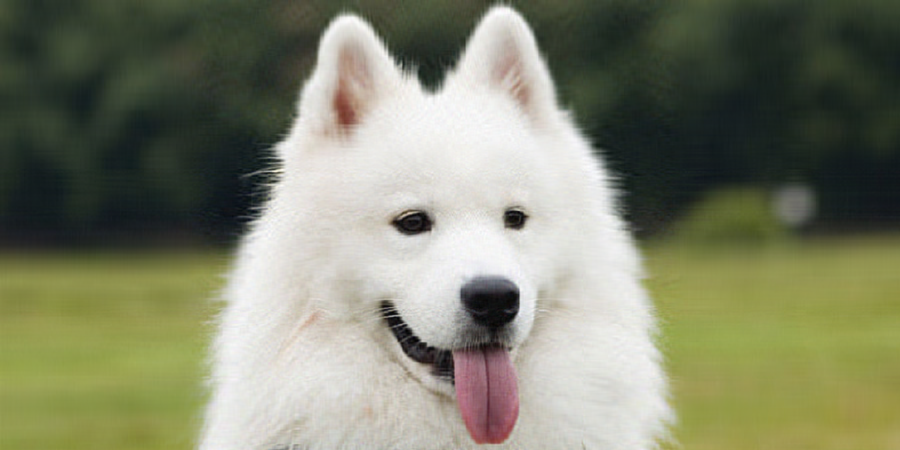
#> input picture dog-compressed.png, 900 x 450 px
$ python PCA.py dog-compressed.png
#> lines starting #> are read from the running program, lines starting #| are printed output that depends on the picture
#importing the libraries
import numpy as np
import pandas as pd
import matplotlib.pyplot as plt
from sklearn.decomposition import PCA
import cv2
import sys
from scipy.stats import stats
import matplotlib.image as mpimg
from skimage import io

#loading the image
# reading filename

filename = sys.argv[1]

# reading the image
img = cv2.cvtColor(cv2.imread(filename), cv2.COLOR_BGR2RGB)
plt.imshow(img)
plt.show()
#Splitting into channels
blue,green,red = cv2.split(img)
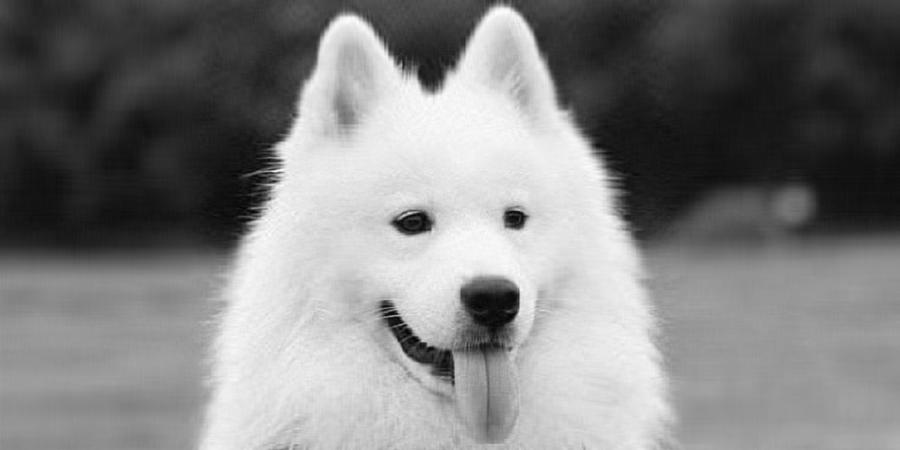
#> blue: shape (450, 900); min 0, max 254, mean 128.2
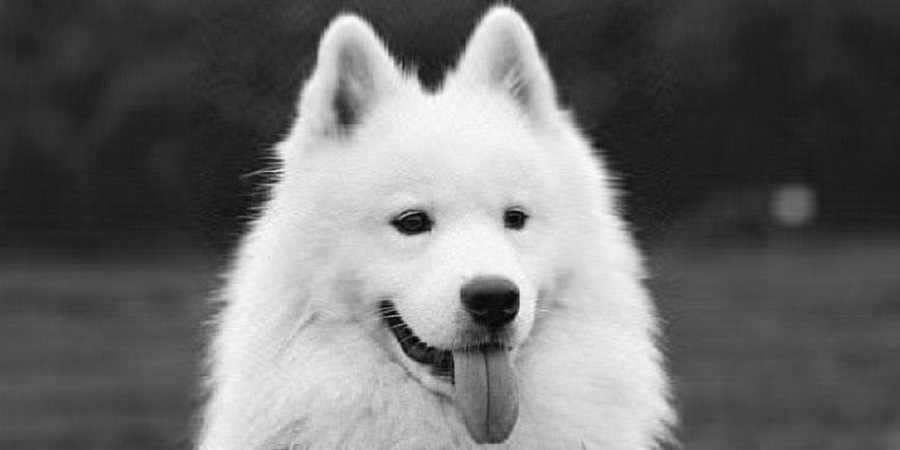
#> red: shape (450, 900); min 2, max 255, mean 108.4

# Plotting the images
fig = plt.figure(figsize = (15, 7.2))
fig.add_subplot(131)
plt.title("Blue Channel")
plt.imshow(blue)

fig.add_subplot(132)
plt.title("Green Channel")
plt.imshow(green)

fig.add_subplot(133)
plt.title("Red Channel")
plt.imshow(red)

plt.show()
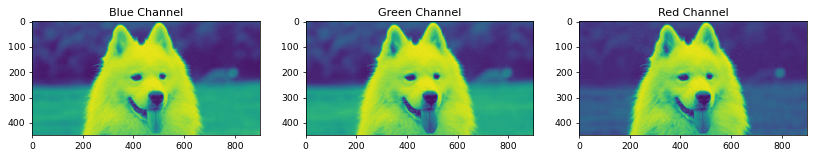
#> figure drawn by matplotlib, 3 panels

#scaling the data
df_blue = blue/255
df_green = green/255
df_red = red/255

pca_b = PCA(n_components=50)
pca_b.fit(df_blue)
trans_pca_b = pca_b.transform(df_blue)
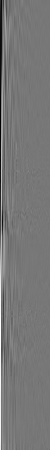
#> trans_pca_b: shape (450, 50) float64; min -6.79, max 7.68, mean 9.2e-16; drawn with min black and max white

pca_g = PCA(n_components=50)
pca_g.fit(df_green)
trans_pca_g = pca_g.transform(df_green)

pca_r = PCA(n_components=50)
pca_r.fit(df_red)
trans_pca_r = pca_r.transform(df_red)
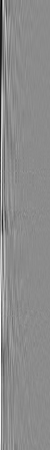
#> trans_pca_r: shape (450, 50) float64; min -6.88, max 5.65, mean 1.57e-16; drawn with min black and max white

'''
print(trans_pca_b.shape)
print(trans_pca_r.shape)
print(trans_pca_g.shape)
'''

fig = plt.figure(figsize = (15, 6))
fig.add_subplot(131)
plt.title("Blue Channel")
plt.ylabel('Variation explained')
plt.xlabel('Eigen Value')
plt.bar(list(range(1,51)),pca_b.explained_variance_ratio_)

fig.add_subplot(132)
plt.title("Green Channel")
plt.ylabel('Variation explained')
plt.xlabel('Eigen Value')
plt.bar(list(range(1,51)),pca_g.explained_variance_ratio_)

fig.add_subplot(133)
plt.title("Red Channel")
plt.ylabel('Variation explained')
plt.xlabel('Eigen Value')
plt.bar(list(range(1,51)),pca_r.explained_variance_ratio_)
plt.show()
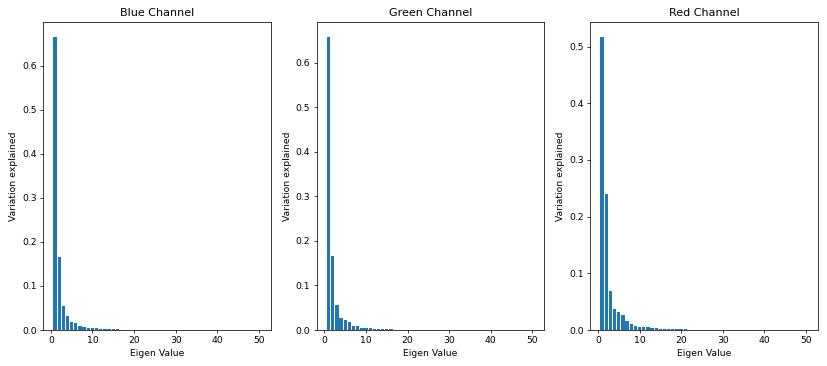
#> figure drawn by matplotlib, 3 panels; panel 1: tallest bar 0.666 high, from x = 0.6 to 1.4; panel 2: tallest bar 0.659 high, from x = 0.6 to 1.4; panel 3: tallest bar 0.518 high, from x = 0.6 to 1.4

b_arr = pca_b.inverse_transform(trans_pca_b)
g_arr = pca_g.inverse_transform(trans_pca_g)
r_arr = pca_r.inverse_transform(trans_pca_r)
#print(b_arr.shape, g_arr.shape, r_arr.shape)

img_reduced= cv2.merge((b_arr, g_arr, r_arr))
#print(img_reduced.shape)

fig = plt.figure(figsize = (10, 7.2))
fig.add_subplot(121)
plt.title("Original Image")
plt.imshow(img)

fig.add_subplot(122)
plt.title("Reduced Image")
plt.imshow(img_reduced)
plt.show()

#> (the run stopped early here; a loop or call above may not have finished)
